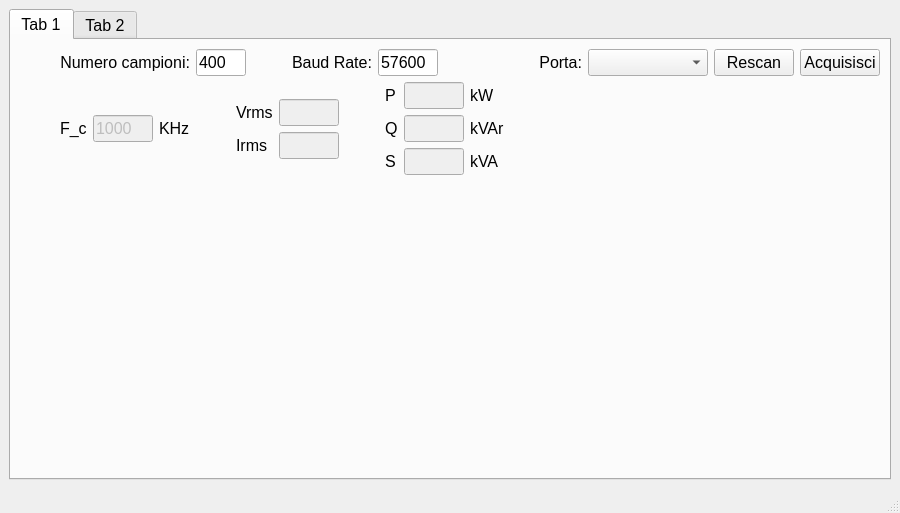
<?xml version="1.0" encoding="UTF-8"?>
<ui version="4.0">
 <class>Serial_Reader</class>
 <widget class="QMainWindow" name="Serial_Reader">
  <property name="geometry">
   <rect>
    <x>0</x>
    <y>0</y>
    <width>900</width>
    <height>513</height>
   </rect>
  </property>
  <property name="font">
   <font>
    <pointsize>12</pointsize>
    <bold>false</bold>
   </font>
  </property>
  <property name="windowTitle">
   <string>Serial Reader</string>
  </property>
  <property name="toolTip">
   <string/>
  </property>
  <property name="tabShape">
   <enum>QTabWidget::TabShape::Rounded</enum>
  </property>
  <widget class="QWidget" name="centralwidget">
   <layout class="QVBoxLayout" name="verticalLayout_2">
    <item>
     <widget class="QTabWidget" name="tabWidget">
      <property name="currentIndex">
       <number>0</number>
      </property>
      <widget class="QWidget" name="tab">
       <attribute name="title">
        <string>Tab 1</string>
       </attribute>
       <layout class="QVBoxLayout" name="verticalLayout">
        <item>
         <layout class="QHBoxLayout" name="horizontalLayout">
          <item>
           <spacer name="horizontalSpacer">
            <property name="orientation">
             <enum>Qt::Orientation::Horizontal</enum>
            </property>
            <property name="sizeType">
             <enum>QSizePolicy::Policy::Minimum</enum>
            </property>
            <property name="sizeHint" stdset="0">
             <size>
              <width>40</width>
              <height>20</height>
             </size>
            </property>
           </spacer>
          </item>
          <item>
           <widget class="QLabel" name="label_3">
            <property name="text">
             <string>Numero campioni:</string>
            </property>
            <property name="alignment">
             <set>Qt::AlignmentFlag::AlignRight|Qt::AlignmentFlag::AlignTrailing|Qt::AlignmentFlag::AlignVCenter</set>
            </property>
           </widget>
          </item>
          <item>
           <widget class="QLineEdit" name="SampleCountLine">
            <property name="enabled">
             <bool>true</bool>
            </property>
            <property name="sizePolicy">
             <sizepolicy hsizetype="Minimum" vsizetype="Fixed">
              <horstretch>0</horstretch>
              <verstretch>0</verstretch>
             </sizepolicy>
            </property>
            <property name="minimumSize">
             <size>
              <width>0</width>
              <height>0</height>
             </size>
            </property>
            <property name="maximumSize">
             <size>
              <width>50</width>
              <height>16777215</height>
             </size>
            </property>
            <property name="baseSize">
             <size>
              <width>0</width>
              <height>0</height>
             </size>
            </property>
            <property name="text">
             <string>400</string>
            </property>
           </widget>
          </item>
          <item>
           <spacer name="horizontalSpacer_2">
            <property name="orientation">
             <enum>Qt::Orientation::Horizontal</enum>
            </property>
            <property name="sizeType">
             <enum>QSizePolicy::Policy::Minimum</enum>
            </property>
            <property name="sizeHint" stdset="0">
             <size>
              <width>40</width>
              <height>20</height>
             </size>
            </property>
           </spacer>
          </item>
          <item>
           <widget class="QLabel" name="label_2">
            <property name="layoutDirection">
             <enum>Qt::LayoutDirection::LeftToRight</enum>
            </property>
            <property name="text">
             <string>Baud Rate:</string>
            </property>
            <property name="alignment">
             <set>Qt::AlignmentFlag::AlignRight|Qt::AlignmentFlag::AlignTrailing|Qt::AlignmentFlag::AlignVCenter</set>
            </property>
           </widget>
          </item>
          <item>
           <widget class="QLineEdit" name="BaudLineEdit">
            <property name="sizePolicy">
             <sizepolicy hsizetype="Minimum" vsizetype="Fixed">
              <horstretch>0</horstretch>
              <verstretch>0</verstretch>
             </sizepolicy>
            </property>
            <property name="minimumSize">
             <size>
              <width>0</width>
              <height>0</height>
             </size>
            </property>
            <property name="maximumSize">
             <size>
              <width>60</width>
              <height>16777215</height>
             </size>
            </property>
            <property name="baseSize">
             <size>
              <width>0</width>
              <height>0</height>
             </size>
            </property>
            <property name="layoutDirection">
             <enum>Qt::LayoutDirection::LeftToRight</enum>
            </property>
            <property name="text">
             <string>57600</string>
            </property>
            <property name="dragEnabled">
             <bool>false</bool>
            </property>
           </widget>
          </item>
          <item>
           <spacer name="horizontalSpacer_7">
            <property name="orientation">
             <enum>Qt::Orientation::Horizontal</enum>
            </property>
            <property name="sizeType">
             <enum>QSizePolicy::Policy::Minimum</enum>
            </property>
            <property name="sizeHint" stdset="0">
             <size>
              <width>80</width>
              <height>20</height>
             </size>
            </property>
           </spacer>
          </item>
          <item>
           <spacer name="horizontalSpacer_3">
            <property name="orientation">
             <enum>Qt::Orientation::Horizontal</enum>
            </property>
            <property name="sizeHint" stdset="0">
             <size>
              <width>40</width>
              <height>20</height>
             </size>
            </property>
           </spacer>
          </item>
          <item>
           <widget class="QLabel" name="label">
            <property name="sizePolicy">
             <sizepolicy hsizetype="Minimum" vsizetype="Preferred">
              <horstretch>0</horstretch>
              <verstretch>0</verstretch>
             </sizepolicy>
            </property>
            <property name="text">
             <string>Porta:</string>
            </property>
            <property name="alignment">
             <set>Qt::AlignmentFlag::AlignRight|Qt::AlignmentFlag::AlignTrailing|Qt::AlignmentFlag::AlignVCenter</set>
            </property>
           </widget>
          </item>
          <item>
           <widget class="QComboBox" name="PortSelect">
            <property name="sizePolicy">
             <sizepolicy hsizetype="Fixed" vsizetype="Fixed">
              <horstretch>0</horstretch>
              <verstretch>0</verstretch>
             </sizepolicy>
            </property>
            <property name="minimumSize">
             <size>
              <width>120</width>
              <height>0</height>
             </size>
            </property>
           </widget>
          </item>
          <item>
           <widget class="QPushButton" name="RescanBTN">
            <property name="text">
             <string>Rescan</string>
            </property>
           </widget>
          </item>
          <item>
           <widget class="QPushButton" name="AcquireBTN">
            <property name="text">
             <string>Acquisisci</string>
            </property>
           </widget>
          </item>
         </layout>
        </item>
        <item>
         <layout class="QHBoxLayout" name="horizontalLayout_3">
          <item>
           <spacer name="horizontalSpacer_4">
            <property name="orientation">
             <enum>Qt::Orientation::Horizontal</enum>
            </property>
            <property name="sizeType">
             <enum>QSizePolicy::Policy::Minimum</enum>
            </property>
            <property name="sizeHint" stdset="0">
             <size>
              <width>40</width>
              <height>20</height>
             </size>
            </property>
           </spacer>
          </item>
          <item>
           <widget class="QLabel" name="label_4">
            <property name="text">
             <string>F_c</string>
            </property>
           </widget>
          </item>
          <item>
           <widget class="QLineEdit" name="lineEdit">
            <property name="enabled">
             <bool>false</bool>
            </property>
            <property name="sizePolicy">
             <sizepolicy hsizetype="Minimum" vsizetype="Fixed">
              <horstretch>0</horstretch>
              <verstretch>0</verstretch>
             </sizepolicy>
            </property>
            <property name="maximumSize">
             <size>
              <width>60</width>
              <height>16777215</height>
             </size>
            </property>
            <property name="text">
             <string>1000</string>
            </property>
           </widget>
          </item>
          <item>
           <widget class="QLabel" name="label_5">
            <property name="layoutDirection">
             <enum>Qt::LayoutDirection::RightToLeft</enum>
            </property>
            <property name="text">
             <string>KHz</string>
            </property>
           </widget>
          </item>
          <item>
           <spacer name="horizontalSpacer_6">
            <property name="orientation">
             <enum>Qt::Orientation::Horizontal</enum>
            </property>
            <property name="sizeType">
             <enum>QSizePolicy::Policy::Minimum</enum>
            </property>
            <property name="sizeHint" stdset="0">
             <size>
              <width>40</width>
              <height>20</height>
             </size>
            </property>
           </spacer>
          </item>
          <item>
           <layout class="QFormLayout" name="formLayout_2">
            <property name="formAlignment">
             <set>Qt::AlignmentFlag::AlignLeading|Qt::AlignmentFlag::AlignLeft|Qt::AlignmentFlag::AlignVCenter</set>
            </property>
            <item row="0" column="0">
             <widget class="QLabel" name="vrmsLabel">
              <property name="text">
               <string>Vrms</string>
              </property>
             </widget>
            </item>
            <item row="0" column="1">
             <widget class="QLineEdit" name="vrmsLineEdit">
              <property name="enabled">
               <bool>false</bool>
              </property>
              <property name="sizePolicy">
               <sizepolicy hsizetype="Minimum" vsizetype="Fixed">
                <horstretch>0</horstretch>
                <verstretch>0</verstretch>
               </sizepolicy>
              </property>
              <property name="maximumSize">
               <size>
                <width>60</width>
                <height>16777215</height>
               </size>
              </property>
             </widget>
            </item>
            <item row="1" column="0">
             <widget class="QLabel" name="irmsLabel">
              <property name="text">
               <string>Irms</string>
              </property>
             </widget>
            </item>
            <item row="1" column="1">
             <widget class="QLineEdit" name="irmsLineEdit">
              <property name="enabled">
               <bool>false</bool>
              </property>
              <property name="sizePolicy">
               <sizepolicy hsizetype="Minimum" vsizetype="Fixed">
                <horstretch>0</horstretch>
                <verstretch>0</verstretch>
               </sizepolicy>
              </property>
              <property name="maximumSize">
               <size>
                <width>60</width>
                <height>16777215</height>
               </size>
              </property>
             </widget>
            </item>
           </layout>
          </item>
          <item>
           <spacer name="horizontalSpacer_8">
            <property name="orientation">
             <enum>Qt::Orientation::Horizontal</enum>
            </property>
            <property name="sizeType">
             <enum>QSizePolicy::Policy::Minimum</enum>
            </property>
            <property name="sizeHint" stdset="0">
             <size>
              <width>40</width>
              <height>20</height>
             </size>
            </property>
           </spacer>
          </item>
          <item>
           <layout class="QFormLayout" name="formLayout">
            <property name="sizeConstraint">
             <enum>QLayout::SizeConstraint::SetDefaultConstraint</enum>
            </property>
            <property name="fieldGrowthPolicy">
             <enum>QFormLayout::FieldGrowthPolicy::AllNonFixedFieldsGrow</enum>
            </property>
            <item row="0" column="0">
             <widget class="QLabel" name="pLabel">
              <property name="text">
               <string>P</string>
              </property>
             </widget>
            </item>
            <item row="0" column="1">
             <widget class="QLineEdit" name="pLineEdit">
              <property name="enabled">
               <bool>false</bool>
              </property>
              <property name="sizePolicy">
               <sizepolicy hsizetype="Minimum" vsizetype="Fixed">
                <horstretch>0</horstretch>
                <verstretch>0</verstretch>
               </sizepolicy>
              </property>
              <property name="maximumSize">
               <size>
                <width>60</width>
                <height>16777215</height>
               </size>
              </property>
             </widget>
            </item>
            <item row="1" column="0">
             <widget class="QLabel" name="qLabel">
              <property name="text">
               <string>Q</string>
              </property>
             </widget>
            </item>
            <item row="1" column="1">
             <widget class="QLineEdit" name="qLineEdit">
              <property name="enabled">
               <bool>false</bool>
              </property>
              <property name="sizePolicy">
               <sizepolicy hsizetype="Minimum" vsizetype="Fixed">
                <horstretch>0</horstretch>
                <verstretch>0</verstretch>
               </sizepolicy>
              </property>
              <property name="maximumSize">
               <size>
                <width>60</width>
                <height>16777215</height>
               </size>
              </property>
             </widget>
            </item>
            <item row="2" column="0">
             <widget class="QLabel" name="sLabel">
              <property name="text">
               <string>S</string>
              </property>
             </widget>
            </item>
            <item row="2" column="1">
             <widget class="QLineEdit" name="sLineEdit">
              <property name="enabled">
               <bool>false</bool>
              </property>
              <property name="sizePolicy">
               <sizepolicy hsizetype="Minimum" vsizetype="Fixed">
                <horstretch>0</horstretch>
                <verstretch>0</verstretch>
               </sizepolicy>
              </property>
              <property name="maximumSize">
               <size>
                <width>60</width>
                <height>16777215</height>
               </size>
              </property>
             </widget>
            </item>
           </layout>
          </item>
          <item>
           <layout class="QVBoxLayout" name="verticalLayout_4">
            <item>
             <widget class="QLabel" name="label_10">
              <property name="text">
               <string>kW</string>
              </property>
             </widget>
            </item>
            <item>
             <widget class="QLabel" name="label_8">
              <property name="text">
               <string>kVAr</string>
              </property>
             </widget>
            </item>
            <item>
             <widget class="QLabel" name="label_9">
              <property name="text">
               <string>kVA</string>
              </property>
             </widget>
            </item>
           </layout>
          </item>
          <item>
           <spacer name="horizontalSpacer_5">
            <property name="orientation">
             <enum>Qt::Orientation::Horizontal</enum>
            </property>
            <property name="sizeType">
             <enum>QSizePolicy::Policy::Expanding</enum>
            </property>
            <property name="sizeHint" stdset="0">
             <size>
              <width>40</width>
              <height>20</height>
             </size>
            </property>
           </spacer>
          </item>
         </layout>
        </item>
        <item>
         <widget class="PlotWidget" name="PlotWidget" native="true">
          <property name="sizePolicy">
           <sizepolicy hsizetype="Preferred" vsizetype="Expanding">
            <horstretch>0</horstretch>
            <verstretch>0</verstretch>
           </sizepolicy>
          </property>
         </widget>
        </item>
       </layout>
      </widget>
      <widget class="QWidget" name="tab_2">
       <attribute name="title">
        <string>Tab 2</string>
       </attribute>
       <layout class="QVBoxLayout" name="verticalLayout_3"/>
      </widget>
     </widget>
    </item>
   </layout>
  </widget>
  <widget class="QMenuBar" name="menubar">
   <property name="geometry">
    <rect>
     <x>0</x>
     <y>0</y>
     <width>900</width>
     <height>33</height>
    </rect>
   </property>
  </widget>
  <widget class="QStatusBar" name="statusbar">
   <property name="enabled">
    <bool>true</bool>
   </property>
  </widget>
 </widget>
 <customwidgets>
  <customwidget>
   <class>PlotWidget</class>
   <extends>QWidget</extends>
   <header>pyqtgraph</header>
   <container>1</container>
  </customwidget>
 </customwidgets>
 <resources/>
 <connections/>
</ui>
